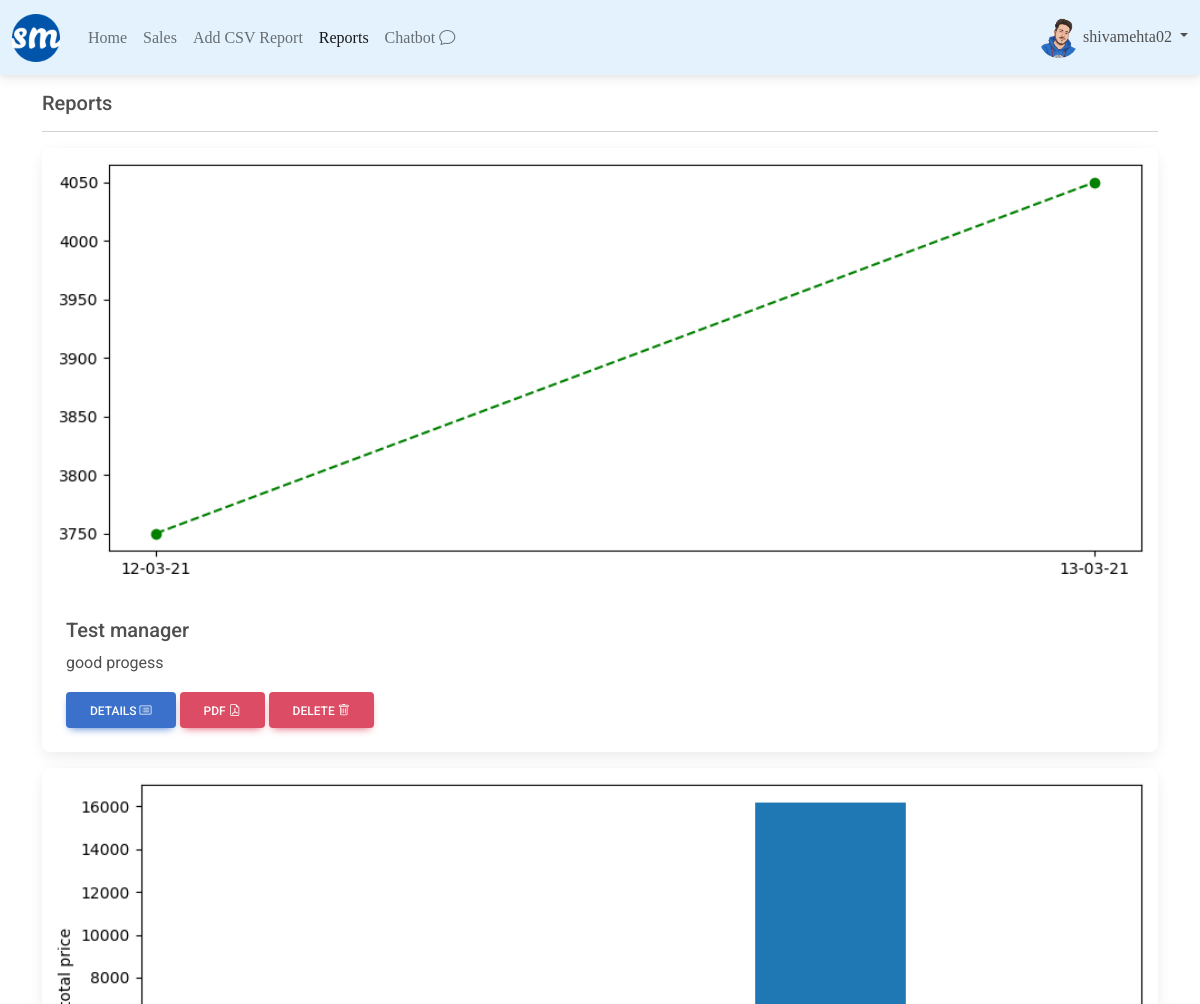
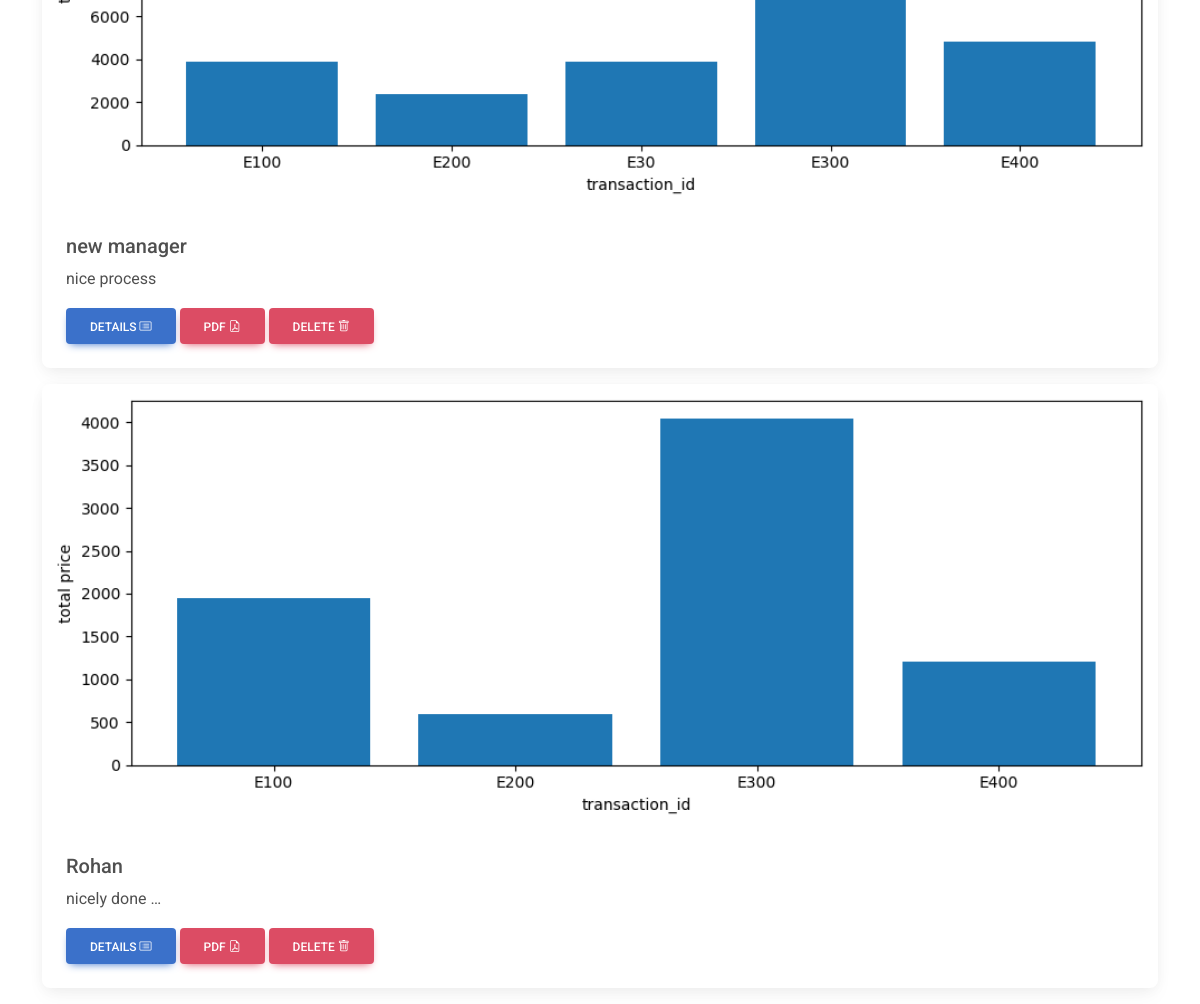
The app's page /reports/ (signed in) with its own data (2 pictures, top to bottom).
### profiles/models.py (models this page shows, shortened)
class Profile(models.Model):
    user = models.OneToOneField(User,on_delete=models.CASCADE)
    bio = models.TextField(default='no bio...')
    avatar = models.ImageField(upload_to= 'avatars',default = 'no_picture.png')
    created = models.DateTimeField(auto_now_add=True)
    updtaed = models.DateTimeField(auto_now= True)

### reports/models.py (models this page shows, shortened)
class Report(models.Model):
    name = models.CharField(max_length=120)
    image = models.ImageField(upload_to = 'reports',blank = True)
    remarks = models.TextField()
    author = models.ForeignKey(Profile,on_delete=models.CASCADE)
    created = models.DateTimeField(auto_now=True)
    updated = models.DateTimeField(auto_now=True)
    def get_absolute_url(self):
        return reverse("reports:detail", kwargs={"pk": self.pk})
    class Meta:
        ordering = ('-created',)

### reports/views.py (the view)
# urls.py: path('',ReportListView.as_view(),name='main'),
class ReportListView(LoginRequiredMixin,ListView):
    model = Report
    template_name = 'reports/main.html'

### reports/templates/reports/main.html (shortened to what this page needs)
{% extends 'base.html' %}
   {%block content %}
   <h5>Reports</h5>
    <hr>
    {% for obj in object_list %}
      <div class="card mb-3">
        {% if obj.image %}
        <img src="{{obj.image.url}}" class="card-img-top" alt="{{obj.name}}">
        {% endif %}
        <div class="card-body">
          <h5 class="card-title">{{obj.name}}</h5>
          <p class="card-text">{{obj.remarks|truncatewords:2}}</p>
          <a href="{{obj.get_absolute_url}}"class="btn btn-primary">details <i class="bi bi-card-list"></i></a>
          <a href="{% url 'reports:pdf' obj.pk %}"class="btn btn-danger">pdf <i class="bi bi-file-earmark-pdf"></i></a>
          <a href="#exampleModal-{{forloop.counter}}" data-bs-toggle="modal" data-bs-target="#exampleModal{{ forloop.counter }}" class="btn btn-danger ">delete <i class="bi bi-trash"></i></a>
        </div>
      </div>
    {% endfor %}
 {% endblock content %}

### templates/navbar.html (shortened to what this page needs)
{% load static %}
{% url 'sales:home' as path_to_home %}
{% url 'sales:list' as path_to_sales %}
{% url 'reports:from-file' as path_to_from_files %}
{% url 'reports:main' as path_to_reports %}
{% url 'chatbot:chatbot' as path_to_chatbot %}
<nav class="navbar navbar-expand-lg navbar-light" style="background-color: #e3f2fd; font-family: Poppins-Bold;">
  <div class="container-fluid">
    <a class="navbar-brand" href=""><img src="{% static 'favicon.ico' %}" class="logo-sm"></a>
    <div class="collapse navbar-collapse" id="navbarSupportedContent">
      <ul class="navbar-nav  ">
        <li class="nav-item">
          <a class="nav-link {% if request.path == path_to_home%}active{% endif %}" href="{{path_to_home}} ">Home</a>
        </li>
        <li class="nav-item">
          <a class="nav-link {% if request.path == path_to_sales%}active{% endif %}" href="{{path_to_sales}}">Sales</a>
        </li>
        <li class="nav-item">
          <a class="nav-link {% if request.path == path_to_from_files%}active{% endif %}" href="{{path_to_from_files}}">Add CSV Report</a>
        </li>
        <li class="nav-item">
          <a class="nav-link {% if request.path == path_to_reports%}active{% endif %}" href="{{path_to_reports}}">Reports</a>
        </li>
        <li class="nav-item">
          <a class="nav-link {% if request.path == path_to_chatbot%}active{% endif %}" href="{{path_to_chatbot}}">Chatbot <i class="bi bi-chat"></i></a>
        </li>
      </ul>
      {% if request.user.is_authenticated %}
      <div class="nav-item dropdown ms-auto">
        <div class="nav-link dropdown-toggle " id="navbarDropdownMenuLink" role="button" data-bs-toggle="dropdown" aria-expanded="false">
          <img src="{{request.user.profile.avatar.url}}" class="avatar-sm">&nbsp;{{request.user}}
        </div>
      </div>
      {% endif %}
    </div>
  </div>
</nav>

### static/style.css (style rules this page uses)
.avatar-sm { height: 40px; width:40px; border-radius: 50%; }

### records on screen
Report: image (picture), name "Test manager", remarks "good progess"
Report: image (picture), name "new manager", remarks "nice process"
Report: image (picture), name "Rohan", remarks "nicely done …"

### other values on screen
{{ request.user }} "shivamehta02"
